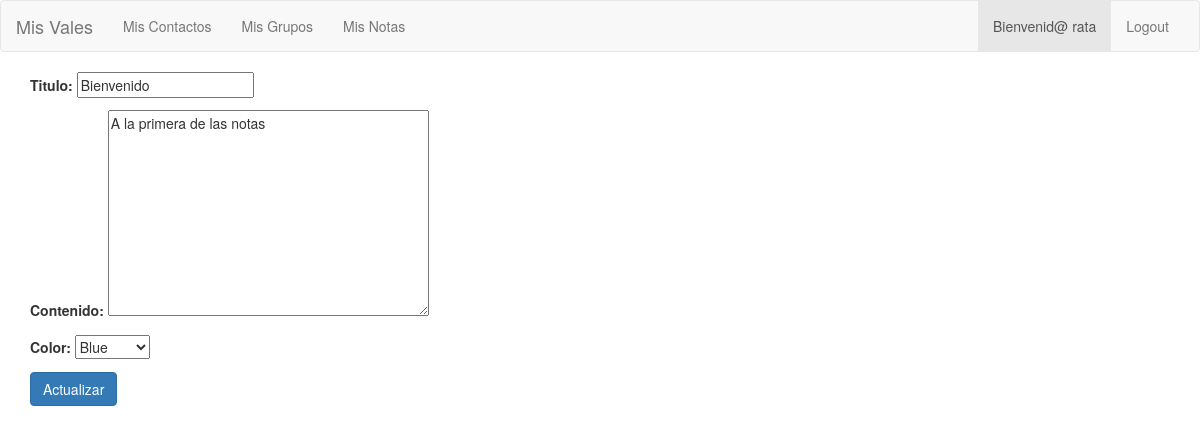
The app's page /notas/edit/1/ (signed in) with its own data.
### notas/models.py (models this page shows, shortened)
class Note(models.Model):
    NONE = ''
    INFO = 'bg-info'
    DANGER = 'bg-danger'
    WARNING = 'bg-warning'
    SUCCESS = 'bg-success'
    COLOR_CHOICES = (
        (NONE, 'Ninguno'),
        (INFO, 'Blue'),
        (DANGER, 'Red'),
        (WARNING, 'Yellow'),
        (SUCCESS, 'Green'),
    )
    title = models.CharField(max_length=50, verbose_name='Titulo')
    content = models.TextField(max_length=300, verbose_name='contenido')
    color = models.CharField(max_length=10, choices=COLOR_CHOICES, default=NONE, verbose_name='Color')
    user = models.ForeignKey(User)

### notas/views.py (the view, shortened to what this page needs)
# urls.py: url(r'^edit/(?P<id>\d+)/$', cViews.NoteEdit.as_view(), name='note_edit'),
class NoteEdit(UpdateView):
    template_name = 'notas/note_edit.html'
    form_class = cForms.NoteFormEdit
    success_url = reverse_lazy('notas:get_notas')
    def get_object(self, queryset=None):
        obj = Note.objects.get(id=self.kwargs['id'])
        return obj
    @method_decorator(login_required)
    def dispatch(self, request, *args, **kwargs):
        return super(NoteEdit, self).dispatch(request, *args, **kwargs)

### notas/forms.py (shortened to what this page needs)
class NoteFormEdit(forms.ModelForm):
	class Meta:
		model = Note
		exclude = ('user', )

### templates/notas/note_edit.html (shortened to what this page needs)
{% extends 'bases/base.html' %}
{% block content %}
	<form method="POST">
		{{form.as_p}}
		<button class="btn bt-default btn-primary">Actualizar</button>
	</form>
{% endblock %}

### templates/bases/base.html (shortened to what this page needs)
    {% load staticfiles %}
  <link rel="stylesheet" href="{% static 'css/bootstrap.min.css' %}">
  <link rel="stylesheet" href="{% static 'css/style.css' %}">
</head>
<body>
  <nav class="navbar navbar-default">
    <div class="container-fluid">
      <div class="navbar-header">
        <a class="navbar-brand" href="/">Mis Vales</a>
      </div>
      {% if user.is_authenticated %}
        <div id="navbar" class="navbar-collapse collapse">
          <ul class="nav navbar-nav">
            <li><a href="{% url 'contactos:get_contactos' %}">Mis Contactos</a></li>
            <li><a href="{% url 'grupos:get_grupos' %}">Mis Grupos</a></li>
            <li><a href="{% url 'notas:get_notas' %}">Mis Notas</a></li>
          </ul>
          <ul class="nav navbar-nav navbar-right">
            <li class="active"><a href="#">Bienvenid@ {{ user }} <span class="sr-only">(current)</span></a></li>
            <li><a href="{% url 'accounts:logout' %}">Logout</a></li>
          </ul>
        </div>
      {% endif %}
    </div>
  </nav>
  <div class="container">
    {% block content %}
    {% endblock %}
  </div>
</body>
</html>

### records on screen
Note: title "Bienvenido", content "A la primera de las notas", color "Blue"

### other values on screen
{{ user }} "rata"
